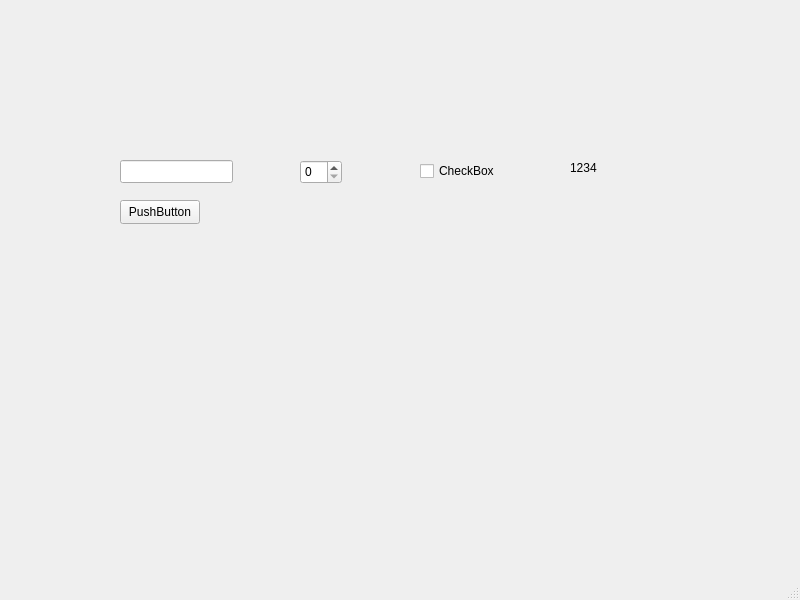
<?xml version="1.0" encoding="UTF-8"?>
<ui version="4.0">
 <class>main03</class>
 <widget class="QMainWindow" name="main03">
  <property name="geometry">
   <rect>
    <x>0</x>
    <y>0</y>
    <width>800</width>
    <height>600</height>
   </rect>
  </property>
  <property name="windowTitle">
   <string>main03</string>
  </property>
  <widget class="QWidget" name="centralwidget">
   <widget class="QPushButton" name="pushButton">
    <property name="geometry">
     <rect>
      <x>120</x>
      <y>200</y>
      <width>80</width>
      <height>24</height>
     </rect>
    </property>
    <property name="text">
     <string>PushButton</string>
    </property>
   </widget>
   <widget class="QLineEdit" name="lineEdit">
    <property name="geometry">
     <rect>
      <x>120</x>
      <y>160</y>
      <width>113</width>
      <height>23</height>
     </rect>
    </property>
   </widget>
   <widget class="QSpinBox" name="spinBox">
    <property name="geometry">
     <rect>
      <x>300</x>
      <y>160</y>
      <width>42</width>
      <height>24</height>
     </rect>
    </property>
    <property name="value">
     <number>0</number>
    </property>
   </widget>
   <widget class="QCheckBox" name="checkBox">
    <property name="enabled">
     <bool>true</bool>
    </property>
    <property name="geometry">
     <rect>
      <x>420</x>
      <y>160</y>
      <width>81</width>
      <height>22</height>
     </rect>
    </property>
    <property name="text">
     <string>CheckBox</string>
    </property>
   </widget>
   <widget class="QLabel" name="label">
    <property name="geometry">
     <rect>
      <x>570</x>
      <y>160</y>
      <width>53</width>
      <height>16</height>
     </rect>
    </property>
    <property name="text">
     <string>1234</string>
    </property>
   </widget>
  </widget>
  <widget class="QMenuBar" name="menubar">
   <property name="geometry">
    <rect>
     <x>0</x>
     <y>0</y>
     <width>800</width>
     <height>21</height>
    </rect>
   </property>
  </widget>
  <widget class="QStatusBar" name="statusbar"/>
 </widget>
 <resources/>
 <connections/>
</ui>
